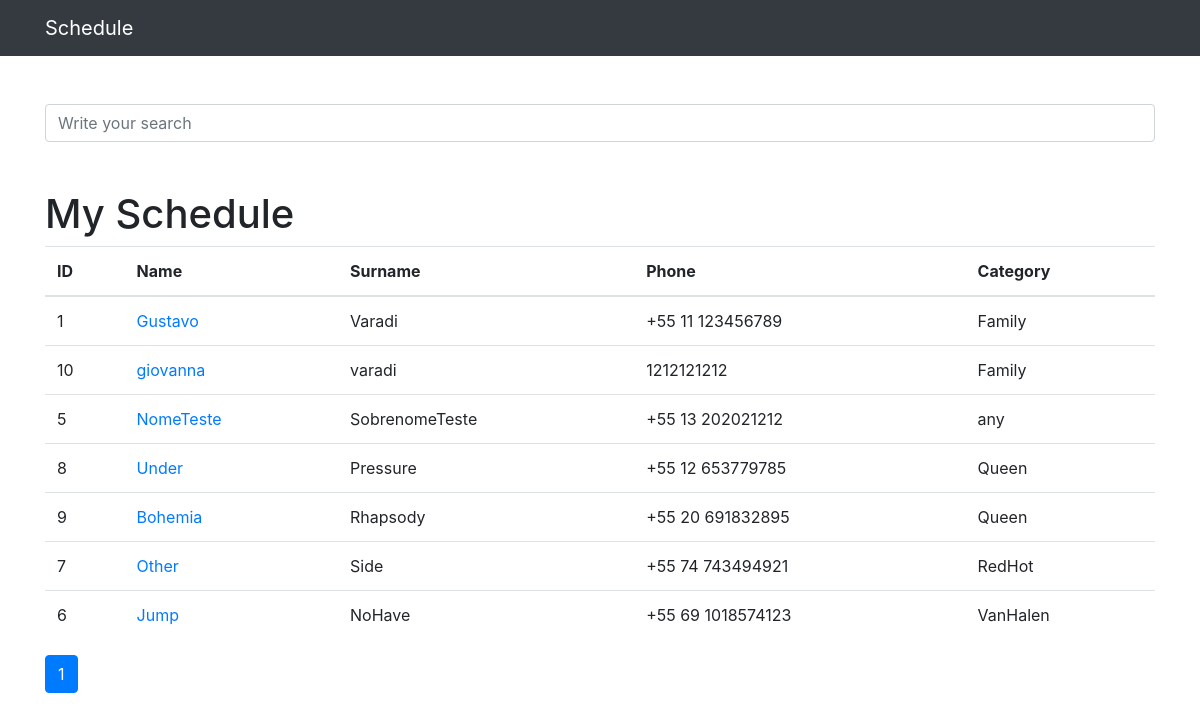
The page / on the database its author committed.
### contacts/models.py (models this page shows, shortened)
class Contacts(models.Model):
    name = models.CharField(max_length=100)
    surname = models.CharField(max_length=100, blank=True)
    phone = models.CharField(max_length=20)
    mail = models.CharField(max_length=100)
    creation_date = models.DateTimeField(default=timezone.now)
    description = models.TextField(blank=True)
    category = models.ForeignKey(Category, on_delete=models.DO_NOTHING)
    show = models.BooleanField(default=True)
    photo = models.ImageField(blank=True, upload_to='photos/%Y/%m')

class Category(models.Model):
    name = models.CharField(max_length=100)
    def __str__(self):
        return self.name

### contacts/views.py (the view)
# urls.py: path('', views.index, name='index'),
def index(request):
    contacts = Contacts.objects.order_by('category').filter(
        show = True
    ) # => Ordenação por ordem decrescente ID
    paginator = Paginator(contacts, 10)
    page = request.GET.get('p')
    contacts = paginator.get_page(page)
    return render(request, 'contacts/index.html', { 'contacts': contacts })

### contacts/templates/contacts/index.html
{% extends 'base.html' %}
{% block conteudo %}
<h1 class="mt-5">My Schedule</h1>
    <table class="table">
        <thead>
            <tr>
                <th>ID</th>
                <th>Name</th>
                <th>Surname</th>
                <th>Phone</th>
                <th>Category</th>
            </tr>
        </thead>
        <tbody>
            {%  for contact in contacts %}
                <tr>
                    <td>{{ contact.id }}</td>
                    <td>
                        <a href="{% url 'show_contact' contact.id  %}">{{ contact.name }}</a>
                    </td>
                    <td>{{ contact.surname }}</td>
                    <td>{{ contact.phone }}</td>
                    <td>{{ contact.category }}</td>
                </tr>
            {% endfor %}
        </tbody>
    </table>
    <nav aria-label="Page navigation example">
        <ul class="pagination">
          {% for page in contacts.paginator.page_range %}
            {% if contacts.number == page %}
                <li class="page-item active">
                    <a class="page-link" href="?p={{ page }}&word={{ request.GET.word }}">{{ page }}</a>
                </li>
            {% else %}
                <li class="page-item">
                    <a class="page-link" href="?p={{ page }}&word={{ request.GET.word }}">{{ page }}</a>
                </li>
            {% endif %}
          {% endfor %}
        </ul>
      </nav>
{% endblock %}

### rows shown on the page
Contacts: id "1", name "Gustavo", surname "Varadi", phone "+55 11 123456789", category "Family"
Contacts: id "10", name "giovanna", surname "varadi", phone "1212121212", category "Family"
Contacts: id "5", name "NomeTeste", surname "SobrenomeTeste", phone "+55 13 202021212", category "any"
Contacts: id "8", name "Under", surname "Pressure", phone "+55 12 653779785", category "Queen"
Contacts: id "9", name "Bohemia", surname "Rhapsody", phone "+55 20 691832895", category "Queen"
Contacts: id "7", name "Other", surname "Side", phone "+55 74 743494921", category "RedHot"
Contacts: id "6", name "Jump", surname "NoHave", phone "+55 69 1018574123", category "VanHalen"

### other values the page prints
{{ page }} "1"
